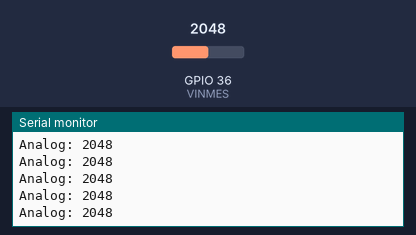
Bench run of a sketch on a simulated ESP32. Parts: the last lines printed to the serial monitor. Inputs (shaded band) come from the test bench; at power-on: GPIO 36 (VINMES) = 2048.

Above: at 1.2 s.
1.3 s: GPIO 36 (VINMES) set to 2866
At 1.32 s:
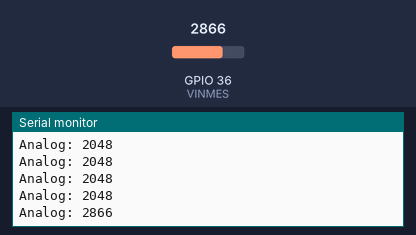
2.8 s: GPIO 36 (VINMES) set to 3603
At 2.83 s:
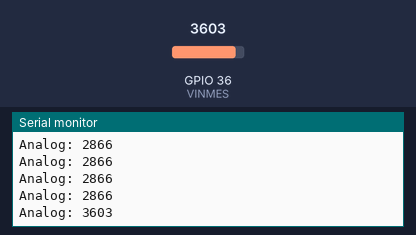
Timing chart, 0 to 5.8 s (numbered marks = the images above; inputs shaded):
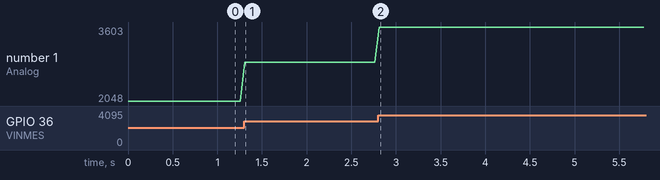

Measured:
- after the input at 1.3 s, the serial monitor: prints a new line at once (image 1)
- after the input at 2.8 s, the serial monitor: prints a new line at once (image 2)
- plotted number 1: 2048 → 2866 after the input at 1.3 s, 2866 → 3603 after the input at 2.8 s

The sketch:

esp32-03-ad.ino
```cpp
// For graphs you can use plotter function in arduino

int VINMES = 36;    // RobotBoard v2
int sensorValue = 0;

void setup() {
  // declare the ledPin as an OUTPUT:
  Serial.begin(115200);

  Serial.println("Init");
}

void loop() {
  // read the value from the sensor:
  sensorValue = analogRead(VINMES);

  Serial.print("Analog: ");
  Serial.println(sensorValue);
  delay(50);
}
```
